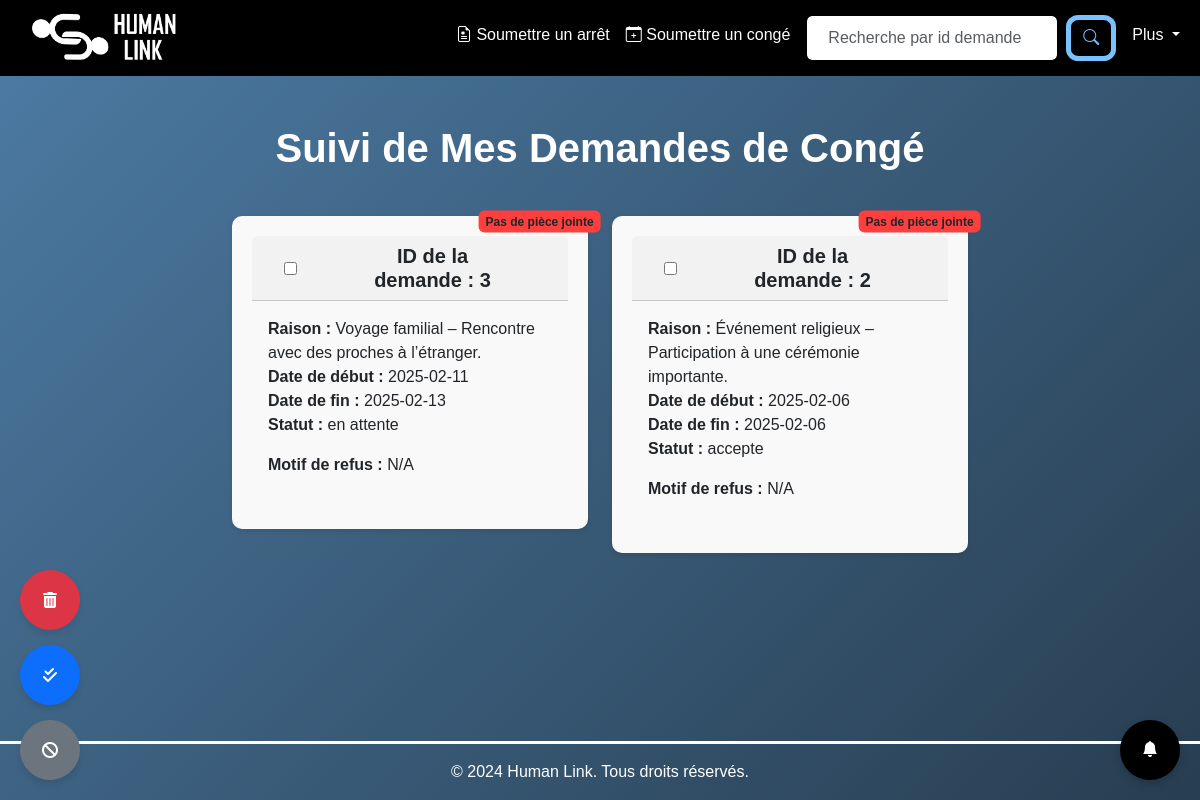
The app's page /mes_demandes_conges (signed in) with its own data.
### tables this page shows
CREATE TABLE demandes_congé(
            id INTEGER PRIMARY KEY AUTOINCREMENT,
            id_utilisateurs TEXT NOT NULL,
            raison TEXT,
            date_debut DATE,
            date_fin DATE,
            description TEXT,
            statut TEXT DEFAULT 'en attente',
            statut_manager TEXT DEFAULT 'en attente',
            statut_admin TEXT DEFAULT 'en attente',
            motif_refus TEXT,
            pièce_jointe TEXT
        );

### app.py (the view)
@app.route("/mes_demandes_conges")
def mes_demandes_conges():
    if 'email' not in session or session['role'] == "admin":
        flash("Vous devez être connecté pour accéder à cette page.")
        return redirect(url_for('login'))
    id = session['id']
    connexion = connect_db()
    cur = connexion.cursor()
    cur.execute("SELECT email FROM utilisateurs WHERE id = ?", (id,))
    employe_email = cur.fetchone()[0]
    cur.execute("""
        SELECT * FROM demandes_congé
        WHERE id_utilisateurs = ?
    """, (id,))
    demandes = cur.fetchall()
    connexion.close()
    notifications = récupérer_notifications(employe_email)
    nombre_notifications_non_lues = récupérer_nombre_notifications_non_lues(employe_email)
    marquer_notifications_comme_lues(employe_email)
    return render_template(
        "employé_congés.html",
        demandes=demandes,
        notifications=notifications,
        nombre_notifications_non_lues=nombre_notifications_non_lues
    )

### app.py (called while the page is built)
def récupérer_notifications(email):
    connexion = connect_db()
    cur = connexion.cursor()
    cur.execute("""
        SELECT id, message, type, created_at, is_read
        FROM notifications
        WHERE email = ?
        ORDER BY created_at DESC
    """, (email,))
    notifications = cur.fetchall()
    connexion.close()
    return [
        {
            'id': n[0],
            'message': n[1],
            'type': n[2],
            'created_at': datetime.strptime(n[3], '%Y-%m-%d %H:%M:%S') if isinstance(n[3], str) else n[3],
            'is_read': n[4]
        }
        for n in notifications
    ]

def récupérer_nombre_notifications_non_lues(email):
    connexion = connect_db()
    cur = connexion.cursor()
    cur.execute("""
        SELECT COUNT(*)
        FROM notifications
        WHERE email = ? AND is_read = 0
    """, (email,))
    count = cur.fetchone()[0]
    connexion.close()
    return count

def marquer_notifications_comme_lues(email):
    connexion = connect_db()
    try:
        cur = connexion.cursor()
        cur.execute("""
            UPDATE notifications
            SET is_read = 1
            WHERE email = ?
        """, (email,))
        connexion.commit()
    except sqlite3.OperationalError as e:
        print(f"Erreur SQLite: {e}")
    finally:
        connexion.close()

@app.template_filter('format_datetime')
def format_datetime(value, format='%d-%m-%Y %H:%M'):
    if isinstance(value, datetime):
        return value.strftime(format)
    try:
        value = datetime.strptime(value, '%Y-%m-%d %H:%M:%S')
        return value.strftime(format)
    except Exception:
        return value

### db_setup.py (called while the page is built)
def connect_db():
    connexion = sqlite3.connect("rh_data.db")
    connexion.row_factory = sqlite3.Row
    return connexion

### templates/employé_congés.html (shortened to what this page needs)
{% extends "employé_base.html" %}
{% block content1 %}
<li class="nav-item">
    <form class="d-flex mx-2" id="searchBox">
        <input class="form-control me-2" type="search" id="searchInput" placeholder="Recherche par id demande" aria-label="Rechercher">
        <button class="btn btn-custom-search" type="button" onclick="searchDemandeEmploye()">
            <i class="bi bi-search"></i>
        </button>
    </form>
</li>
{% endblock %}
{% block content2 %}
<h1 class="text-center mb-4">Suivi de Mes Demandes de Congé</h1>
{% if demandes %}
    <div class="row justify-content-center">
        {% for demande in demandes | reverse %}
        <div class="col-md-6 col-lg-4 demande-card-wrapper">
            <div class="card demande-card" onclick="agrandirCarte(this)">
                <div class="card-header d-flex justify-content-between align-items-center">
                    <input type="checkbox" class="checkbox-item mx-3" value="{{ demande[0] }}">
                    <h5 class="card-title text-center fw-bold mb-0 mx-5">ID de la demande : {{ demande[0] }}</h5>
                </div>
                <div class="card-body">
                    <p class="card-text">
                        <strong>Raison :</strong> {{ demande[2] }}<br>
                        <strong>Date de début :</strong> {{ demande[3] }}<br>
                        <strong>Date de fin :</strong> {{ demande[4] }}<br>
                        <strong>Statut :</strong> {{ demande[7] }}<br>
                        <div style="display: flex; justify-content: space-between; align-items: center;">
                            <span>
                                <strong>Motif de refus :</strong> {{ demande[9] if demande[9] else "N/A" }}
                            </span>
                            {% if demande.pièce_jointe %}
                            <a href="{{ url_for('static', filename='uploads/congés/' + demande.pièce_jointe) }}" target="_blank" class="btn btn-link btn-sm">
                                <i class="bi bi-paperclip" style="font-size: 2rem;"></i>
                            </a>
                            {% else %}
                            <span class="badge text-dark d-flex align-items-center justify-content-center" id="badgePerso">
                                Pas de pièce jointe
                            </span>
                            {% endif %}
                        </div>
                    </p>
                </div>
            </div>
        </div>
        {% endfor %}
    </div>
    <div class="floating-buttons">
        <button class="btn btn-danger rounded-circle floating-btn" onclick="deleteSelectedItems('demandes_congé')" title="Supprimer les arrêts sélectionnés">
            <i class="fas fa-trash-alt"></i>
        </button>
        <button class="btn btn-primary rounded-circle floating-btn" onclick="selectAll()" title="Tout sélectionner">
            <i class="fas fa-check-double"></i>
        </button>
        <button class="btn btn-secondary rounded-circle floating-btn" onclick="deselectAll()" title="Tout désélectionner">
            <i class="fas fa-ban"></i>
        </button>
    </div>
{% else %}
    <div class="text-center mt-5">
        <img src="{{ url_for('static', filename='img/Fichier2.png') }}" alt="Aucune demande" class="no-demand-image">
        <h4 class="text-white mt-4">Aucune demande de congé pour le moment.</h4>
    </div>
{% endif %}
{% endblock %}

### templates/employé_base.html (shortened to what this page needs)
<!DOCTYPE html>
<html lang="en">
<head>
    <link href="https://cdn.jsdelivr.net/npm/bootstrap@5.3.3/dist/css/bootstrap.min.css" rel="stylesheet">
    <link rel="stylesheet" href="https://cdn.jsdelivr.net/npm/bootstrap-icons/font/bootstrap-icons.css">
    <link href="https://cdn.jsdelivr.net/npm/fullcalendar@5.11.2/main.min.css" rel="stylesheet" />
    <link rel="stylesheet" href="https://cdnjs.cloudflare.com/ajax/libs/cropperjs/1.5.13/cropper.min.css">
    <link rel="stylesheet" href="https://cdn.jsdelivr.net/npm/orgchart@2.1.0/dist/css/jquery.orgchart.min.css">
    <link rel="stylesheet" href="{{ url_for('static', filename='styles.css') }}">
    <link rel="stylesheet" href="https://cdnjs.cloudflare.com/ajax/libs/font-awesome/6.0.0-beta3/css/all.min.css">
    <link rel="stylesheet" href="https://cdn.jsdelivr.net/npm/sweetalert2@11/dist/sweetalert2.min.css">
</head>
<body>
    <nav class="navbar navbar-expand-lg navbar-dark ">
        <div class="container-fluid">
            <a href="{{ url_for('voir_mes_infos') }}">
                <img id="main-logo" src="../static/logo/logo-white.png" alt="" style="width: 150px;">
            </a>
            <div class="collapse navbar-collapse" id="navbarNav">
                <ul class="navbar-nav ms-auto">
                    <li class="nav-item">
                        <a class="nav-link" href="{{ url_for('soumettre_demande_arrêt') }}">
                            <i class="bi bi-file-earmark-medical"></i> Soumettre un arrêt
                        </a>
                    </li>
                    <li class="nav-item">
                        <a class="nav-link" href="{{ url_for('soumettre_demande_conge') }}">
                            <i class="bi bi-calendar-plus"></i> Soumettre un congé
                        </a>
                    </li>
                    {% block content1 %}{% endblock %}
                    <li class="nav-item dropdown d-none d-lg-block">
                        <a class="nav-link dropdown-toggle" href="#" id="navbarDropdown" role="button" data-bs-toggle="dropdown" aria-expanded="false">
                            Plus
                        </a>
                    </li>
                </ul>
            </div>
        </div>
    </nav>
    <div id="notification-icon" onclick="toggleNotificationPanel()">
        <i class="bi bi-bell-fill"></i>
    </div>
    <div id="main-body">
        <main class="py-5">
            <div class="container">
                {% block content2 %}{% endblock %}
            </div>
        </main>
        <footer class="py-3">
            <div class="container text-center">
                <p class="mb-0">&copy; 2024 Human Link. Tous droits réservés.</p>
            </div>
        </footer>
    </div>
</body>
</html>

### static/styles.css (style rules this page uses)
body { display: flex; flex-direction: column; min-height: 100vh; margin: 0; font-family: sans-serif; }
main { flex: 1; }
a { white-space: nowrap; overflow: hidden; text-overflow: ellipsis; }
h1 { font-weight: bold; }
#main-body { background: linear-gradient(135deg, #4b79a1, #283e51); color: #ffffff; flex: 1; display: flex; flex-direction: column; }
#main-logo { width: 150px; margin: 3px; margin-left: 20px; }
#main-logo { transition: transform 0.3s ease, opacity 0.3s ease; }
nav li { width: max-content; }
.navbar { background-color: #000000; }
.navbar .nav-link { color: #ffffff; transition: color 0.3s; }
.btn-custom-search { border-color: #79c1ff; border-radius: 25%; border-width: 5px; color: #79c1ff; background-color: transparent; transition: background-color 0.3s, color 0.3s; }
.btn-custom-search .bi-search { color: inherit; }
#navbarNav { text-align: center; }
footer { color: #fff; border-top: 3px solid white; text-align: center; padding: 1rem 0; margin-top: auto }
.card { background: rgba(0, 0, 0, 0.392); border: white; border-radius: 15px; margin-top: 20px; }
a { color: #000427; text-decoration: underline; }
#notification-icon { position: fixed; bottom: 20px; right: 20px; background-color: #000000; color: #fff; border-radius: 50%; width: 60px; height: 60px; display: flex; align-items: center; justify-content: center; box-shadow: 0 4px 8px rgba(0, 0, 0, 0.2); cursor: pointer; z-index: 9999; transition: background-color 0.3s ease; }
#badgePerso { position: absolute; top: 0; right: 5%; transform: translate(25%, -25%); background-color: #ff3e3e; font-size: 0.75rem; padding: 0.4em 0.6em; }
.form-control { border-color:#000; }
.demande-card { background-color: #f9f9f9; padding: 20px; border-radius: 10px; box-shadow: 0 2px 5px rgba(0, 0, 0, 0.1); transition: transform 0.3s ease, box-shadow 0.3s ease; cursor: pointer; width: 100%; max-width: 400px; }
#searchBox { width: auto; }
@media (min-width: 1024px) { #searchBox { width: 310px; } }
#searchInput { text-align: center; }
.floating-buttons { position: fixed; bottom: 20px; left: 20px; display: flex; flex-direction: column; gap: 15px; z-index: 1000; }
.floating-btn { width: 60px; height: 60px; display: flex; align-items: center; justify-content: center; box-shadow: 0 4px 6px rgba(0, 0, 0, 0.1); transition: transform 0.2s ease, box-shadow 0.2s ease; }

### records on screen
demandes_congé: id "3", raison "Voyage familial – Rencontre avec des proches à l’étranger.", date_debut "2025-02-11", date_fin "2025-02-13", statut_manager "en attente", demande "N/A"
demandes_congé: id "2", raison "Événement religieux – Participation à une cérémonie importante.", date_debut "2025-02-06", date_fin "2025-02-06", statut_manager "accepte", demande "N/A"
